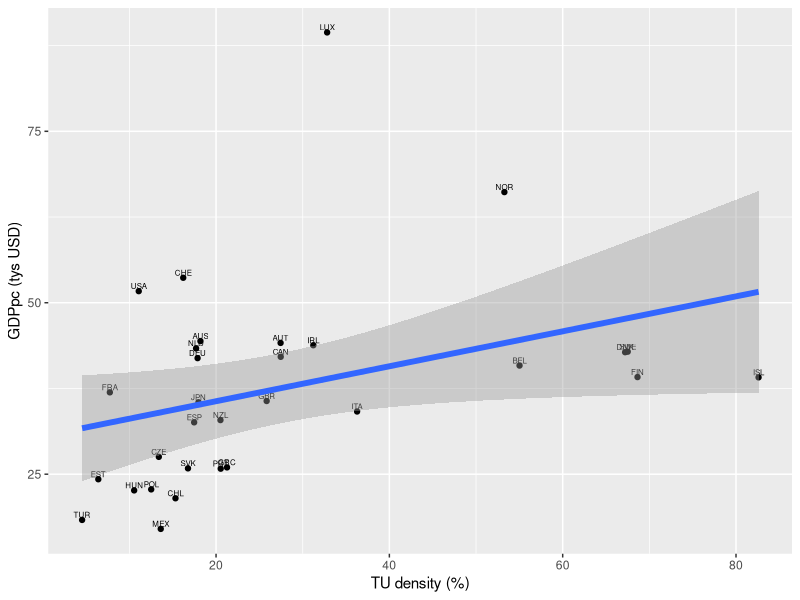
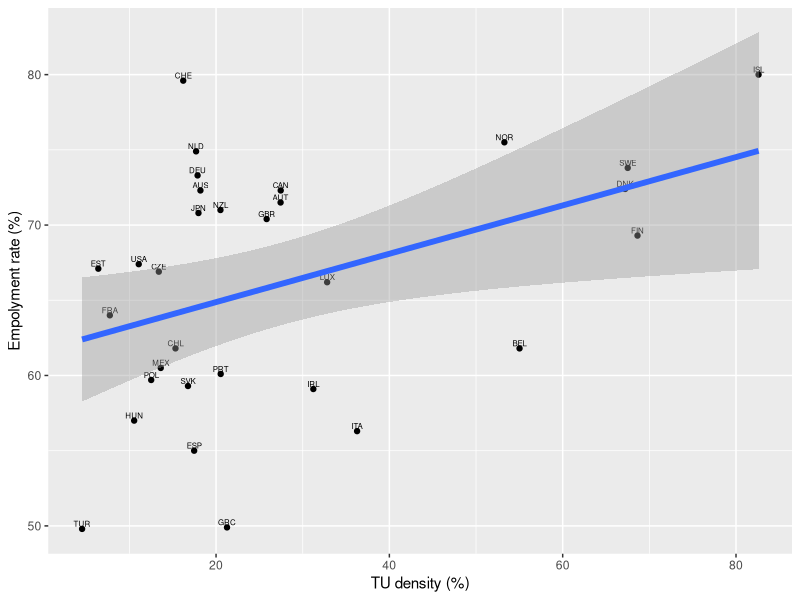
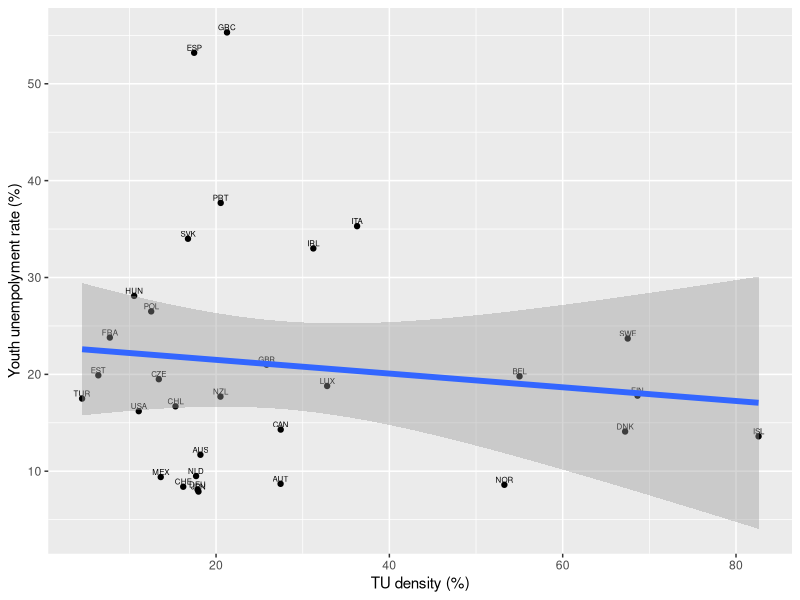

Source code (R) for these figures, in order:
require(ggplot2)

## https://stats.oecd.org/Index.aspx?DataSetCode=UN_DEN
## http://stats.oecd.org/Index.aspx?DatasetCode=STLABOUR
## employment rate Q42012
d <- read.csv("union_density_and_gdp.csv", sep = ';',  header=T, na.string="NA");

## tu.density = ratio of  wage and salary earners
## that are trade union members, divided by the total number of wage and salary earners:
## gdppc = GDP per capita
rys1 <- ggplot(d, aes(d$tu.density, d$gdppc)) + geom_point() +
  geom_text(aes(label=d$iso),size=2.0, vjust=-0.35)  +
  xlab("TU density (%)") + ylab("GDPpc (tys USD)") +
  scale_colour_discrete(name="") +
  geom_smooth(method="lm", se=T, size=2)

rys1;

lm <- lm(data=d, gdppc ~ tu.density ); summary(lm);

##
rys2 <- ggplot(d, aes(d$tu.density,d$emprate)) + geom_point() +
  geom_text(aes(label=d$iso),size=2.0, vjust=-0.35)  +
  xlab("TU density (%)") + ylab("Empolyment rate (%)") +
  scale_colour_discrete(name="") +
  geom_smooth(method="lm", se=T, size=2);

rys2;

lm <- lm(data=d, emprate ~ tu.density ); summary(lm);

##
## http://www.oecd-ilibrary.org/employment/youth-unemployment-rate_20752342-table2
rys3 <- ggplot(d, aes(d$tu.density,d$yur)) + geom_point() +
  geom_text(aes(label=d$iso),size=2.0, vjust=-0.35)  +
  xlab("TU density (%)") + ylab("Youth unempolyment rate (%)") +
  scale_colour_discrete(name="") +
  geom_smooth(method="lm", se=T, size=2);

rys3;

lm <- lm(data=d, yur ~ tu.density ); summary(lm)


###
###
